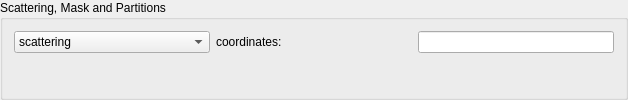
      <widget class="QGroupBox" name="groupBox_5">
       <property name="sizePolicy">
        <sizepolicy hsizetype="Expanding" vsizetype="Preferred">
         <horstretch>0</horstretch>
         <verstretch>0</verstretch>
        </sizepolicy>
       </property>
       <property name="title">
        <string>Scattering, Mask and Partitions</string>
       </property>
       <layout class="QGridLayout" name="gridLayout">
        <item row="0" column="0">
         <widget class="QComboBox" name="plot_index">
          <item>
           <property name="text">
            <string>scattering</string>
           </property>
          </item>
          <item>
           <property name="text">
            <string>scattering * mask</string>
           </property>
          </item>
          <item>
           <property name="text">
            <string>mask</string>
           </property>
          </item>
          <item>
           <property name="text">
            <string>dynamic_q_partition</string>
           </property>
          </item>
          <item>
           <property name="text">
            <string>static_q_partition</string>
           </property>
          </item>
          <item>
           <property name="text">
            <string>preview</string>
           </property>
          </item>
         </widget>
        </item>
        <item row="0" column="1">
         <widget class="QLabel" name="label_11">
          <property name="text">
           <string>coordinates:</string>
          </property>
         </widget>
        </item>
        <item row="0" column="2">
         <widget class="QLineEdit" name="infobar"/>
        </item>
        <item row="1" column="0" colspan="3">
         <widget class="ImageViewROI" name="mp1" native="true">
          <property name="sizePolicy">
           <sizepolicy hsizetype="Expanding" vsizetype="Expanding">
            <horstretch>4</horstretch>
            <verstretch>0</verstretch>
           </sizepolicy>
          </property>
          <property name="minimumSize">
           <size>
            <width>600</width>
            <height>0</height>
           </size>
          </property>
          <property name="focusPolicy">
           <enum>Qt::ClickFocus</enum>
          </property>
         </widget>
        </item>
       </layout>
      </widget>
